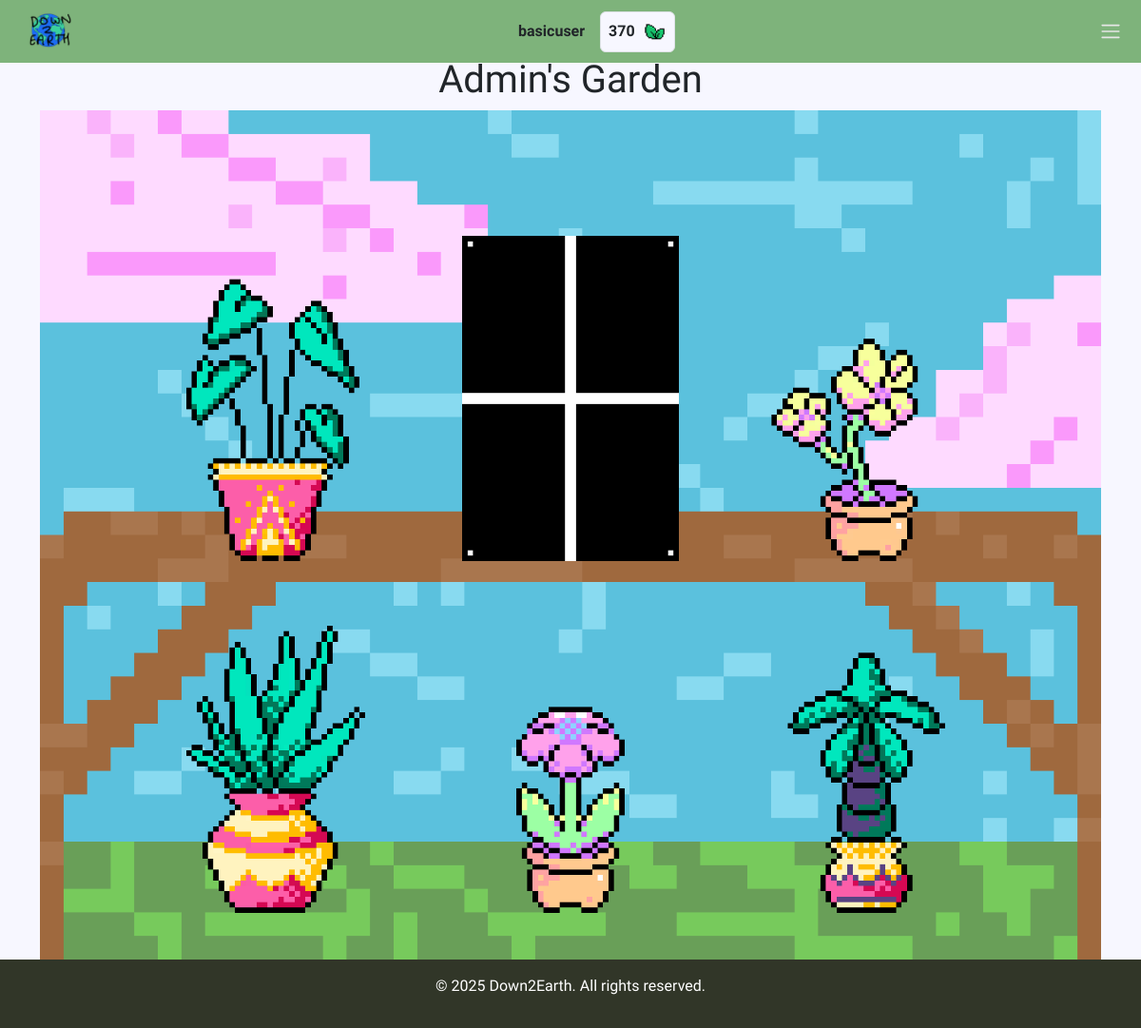
/profile/Admin/ (signed in), run on the app's committed database.
### user_management/models.py (models this page shows, shortened)
class CustomUser(AbstractUser):
    email = models.EmailField(null=False, blank=False)
    owned_plants = models.ManyToManyField("garden.Plant", related_name="owners")
    objects = CustomUserManager()

class UserStats(models.Model):
    user = models.OneToOneField(CustomUser, on_delete=models.CASCADE, related_name="stats")
    leaves = models.IntegerField(default=0)
    points = models.IntegerField(default=0)
    class Meta:
        verbose_name = "User Stats"
        verbose_name_plural = "User Stats"

### garden/models.py (models this page shows, shortened)
class Plant(models.Model):
    name = models.CharField(max_length=100)
    price = models.IntegerField()
    image = models.ImageField(upload_to="plant_images/")
    fact = models.TextField()
    onMarket = models.BooleanField(default=True) # Boolean field to check if the plant is on market

### main/views.py (the view)
# urls.py: path("profile/<str:username>/", views.profile),
@login_required
def profile(request, username):
    try:
        owner = CustomUser.objects.get(username=username)
        userGarden = UserGarden.objects.get(user_id=owner.id)
        plant_slots = [getattr(userGarden, f"plant{slot}Id", None) for slot in range(1, 7)]
    except:
        plant_slots = None
    return render(request, "profile.html", {"owner": username, "plant_slots": plant_slots})

### main/templates/profile.html (shortened to what this page needs)
{% extends 'base.html' %}
{% load auth_extras %}
{% load static %}
{% block content %}
<div class="container-fluid">
    <div class="row">
        <div class="col-12 text-center">
            {% if owner|last != "s" %}
                <h1>{{ owner }}'s Garden</h1>
            {% else %}
                <h1>{{ owner }}' Garden</h1>
            {% endif %}
        </div>
    </div>
    <div class="container mx-auto w-md-50 w-100" style="position: relative;">
        <img width=20% style="position: absolute; left: 22.5%; top: 53.125%; transform: translate(-50%, -100%);" src="{{ plant_slots.0.image.url }}" alt="{{ plant_slots.0.name }}">
        <img width=20% style="position: absolute; left: 50%; top: 53.125%; transform: translate(-50%, -100%);" src="{{ plant_slots.1.image.url }}" alt="{{ plant_slots.1.name }}">
        <img width=20% style="position: absolute; left: 77.5%; top: 53.125%; transform: translate(-50%, -100%);" src="{{ plant_slots.2.image.url }}" alt="{{ plant_slots.2.name }}">
        <img width=20% style="position: absolute; left: 22.5%; top: 56.25%; transform: translateX(-50%);" src="{{ plant_slots.3.image.url }}" alt="{{ plant_slots.3.name }}">
        <img width=20% style="position: absolute; left: 50%; top: 56.25%; transform: translateX(-50%);" src="{{ plant_slots.4.image.url }}" alt="{{ plant_slots.4.name }}">
        <img width=20% style="position: absolute; left: 77.5%; top: 56.25%; transform: translateX(-50%);" src="{{ plant_slots.5.image.url }}" alt="{{ plant_slots.5.name }}">
    </div>
</div>
{% endblock %}

### main/templates/base.html (shortened to what this page needs)
<!DOCTYPE html>
<html lang="en">
<head>
    <link href="https://cdn.jsdelivr.net/npm/bootstrap@5.3.3/dist/css/bootstrap.min.css"
          rel="stylesheet"
>
    {% load static %}
</head>
<body class="d-flex flex-column min-vh-100">
  <nav class="navbar navbar-light fixed-top navbar-overlay">
    <div class="container-fluid">
      <a class="navbar-brand" href="/">
        <img src="{% static 'icons/logo.png' %}" alt="site icon">
      </a>
      <div class="d-flex align-items-center">
        {% if user.is_authenticated %}
          <p class="mb-0 me-3 fw-bold">{{ user.username }}</p>
          <div class="d-flex align-items-center border rounded p-2" style="background-color: #F7F7FF;">
            <p class="mb-0 fw-bold">{{ user.stats.leaves }}</p>
            <img src="{% static 'icons/leaf.png' %}" height="25px" class="ms-2" alt="leaf icon">
          </div>
        {% endif %}
      </div>
      <div class="nav-item dropdown me-1">
        <a class="nav-link d-flex align-items-center" href="#" id="navbarDropdown" role="button"
           data-bs-toggle="dropdown" aria-expanded="false">
          <span class="navbar-toggler-icon"></span>
        </a>
      </div>
    </div>
  </nav>
  <div class="content">
    {% block content %}
    {% endblock %}
  </div>
  <footer class="footer text-white text-center py-3" style="background-color: #313628;">
    <div class="container">
      <p>&copy; <script>document.write(new Date().getFullYear());</script> Down2Earth. All rights reserved.</p>
    </div>
  </footer>
</body>
</html>

### data on the page
CustomUser: username "basicuser", stats.leaves "370"
CustomUser: username "Admin"
Plant: image (picture)
Plant: image (picture)
Plant: image (picture)
Plant: image (picture)
Plant: image (picture)
Plant: image (picture)
